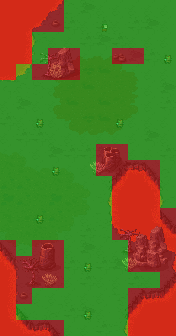

Tiled map render using the project's own tile images. Description and the whole map definition, tile-layer contents included, below:
An orthogonal 11x21 tile map with 16x16 px tiles, 9 tile layers (Tile Layer 4, Tile Layer 5, Tile Layer 6, Tile Layer 7, ...).

<map version="1.5" tiledversion="2021.02.15" orientation="orthogonal" renderorder="left-down" width="11" height="21" tilewidth="16" tileheight="16" infinite="0" nextlayerid="16" nextobjectid="1">
 <tileset firstgid="1" source="../world_tiles/tileset.tsx" />
 <layer id="10" name="Tile Layer 4" width="11" height="21">
  <data encoding="csv">
12612,12101,12102,12715,12716,12809,12809,12809,12809,12809,12809,
12612,12201,12202,12815,12816,12809,12809,12809,12809,12809,12809,
12612,12301,12302,12809,12809,12809,12809,12809,12809,12809,12809,
12614,12615,12616,12809,12809,12809,12809,12809,12809,12809,12809,
12714,12715,12716,12809,12809,12809,12809,12809,12809,12809,12809,
12814,12815,12816,12809,12809,12809,12809,12809,12809,12809,12809,
12809,12809,12809,12809,12809,12809,12809,12809,12809,12809,12809,
12809,12809,12809,12809,12809,12809,12809,12809,12809,12809,12809,
12809,12809,12809,12809,12809,12809,12809,12809,12809,12809,12809,
12809,12809,12809,12809,12809,12809,12809,12809,12809,12809,12809,
12809,12809,12809,12809,12809,12809,12109,12110,12114,12115,12116,
12809,12809,12809,12809,12809,12809,12209,12210,12214,12215,12216,
12809,12809,12809,12809,12809,12809,12309,12310,12612,12315,12316,
12809,12809,12809,12809,12809,12809,12609,12610,12611,12701,12702,
12809,12809,12809,12809,12809,12809,12709,12710,12711,12104,12802,
12115,12116,12809,12809,12809,12809,12809,12810,12811,12204,12207,
12215,12216,12809,12809,12809,12809,12809,12809,12809,12809,12307,
12601,12602,12809,12809,12809,12809,12809,12809,12809,12809,12707,
12601,12602,12809,12809,12809,12809,12809,12109,12110,12111,12807,
12701,12702,12703,12116,12809,12809,12809,12209,12210,12211,12612,
12801,12802,12803,12702,12809,12809,12809,12309,12310,12612,12612
</data>
 </layer>
 <layer id="11" name="Tile Layer 5" width="11" height="21">
  <data encoding="csv">
0,0,0,0,0,12828,0,0,0,0,0,
0,0,0,0,12927,0,12927,0,12927,12828,0,
0,0,0,0,0,12927,12828,12927,0,0,0,
0,0,0,12750,12751,12752,12753,12754,12828,12927,0,
0,0,0,12850,12851,13027,13230,12854,12855,0,0,
0,0,0,12950,12951,13230,12953,12954,12955,0,12828,
0,12828,0,13050,13230,13052,13230,13054,13055,0,12927,
12927,0,0,13150,13151,13027,13230,13154,13155,0,0,
0,12927,12927,13250,13251,13252,13253,13254,13255,12828,0,
13353,13354,0,12828,12927,12927,12828,0,0,0,12927,
13453,13454,13352,13353,13354,13355,12927,0,0,0,0,
13428,13428,13452,13453,13454,13455,0,0,0,0,0,
13528,13428,13552,13528,13554,13555,0,0,0,0,0,
13651,13652,13428,13428,13754,13755,0,0,0,0,0,
13751,13752,13753,13754,13755,12927,0,0,0,0,0,
13851,13852,13853,13854,13855,12828,0,0,0,0,0,
0,0,0,0,12927,0,12927,12828,0,12828,0,
0,0,12828,12927,0,12927,0,0,12927,0,0,
0,0,0,0,0,0,0,0,0,0,0,
0,0,0,0,12927,12828,0,0,0,0,0,
0,0,0,0,0,0,12927,0,0,0,0
</data>
 </layer>
 <layer id="12" name="Tile Layer 6" width="11" height="21">
  <data encoding="csv">
0,0,0,0,0,0,0,0,0,0,0,
0,0,0,0,0,0,0,0,0,0,0,
0,0,0,0,0,0,0,0,0,0,0,
0,0,0,0,0,0,0,0,0,0,0,
0,0,0,0,0,0,0,0,0,0,0,
0,0,0,0,0,0,0,0,0,0,0,
0,0,0,0,0,0,0,0,0,0,0,
0,0,0,0,0,0,0,0,0,0,0,
0,0,0,0,0,0,0,0,0,0,0,
0,0,0,0,0,0,0,0,0,0,0,
0,0,0,0,0,0,0,0,0,0,0,
0,0,0,0,0,0,0,0,0,0,0,
0,0,0,0,0,0,0,0,0,0,0,
0,0,0,0,0,0,0,0,0,0,0,
0,0,0,0,0,0,0,0,0,0,0,
0,0,0,0,0,0,0,0,0,0,0,
0,0,0,0,0,0,0,0,0,0,0,
0,0,0,0,0,0,0,0,0,0,0,
0,0,0,0,0,0,0,0,0,0,0,
0,0,0,0,0,0,0,0,0,0,0,
0,0,0,0,0,0,0,0,0,0,0
</data>
 </layer>
 <layer id="13" name="Tile Layer 7" width="11" height="21">
  <data encoding="csv">
0,0,0,0,0,0,0,0,0,0,0,
0,0,0,0,0,0,0,0,0,0,0,
0,0,0,12370,12371,0,0,0,0,0,0,
0,0,0,12470,12471,0,0,0,0,0,0,
0,0,0,12570,12571,0,0,0,0,0,0,
0,0,0,0,0,0,0,0,0,0,0,
0,0,0,0,0,0,0,0,0,0,0,
0,0,0,0,0,0,0,0,0,0,0,
0,0,0,0,0,0,0,0,0,0,0,
0,0,0,0,0,0,12359,12360,0,0,0,
0,0,0,0,0,0,12459,12460,0,0,0,
0,0,0,0,0,0,0,0,0,0,0,
0,0,0,0,0,0,0,0,0,0,0,
0,0,0,0,0,0,0,0,0,0,0,
0,0,0,0,0,0,0,0,12372,12373,12374,
0,0,12159,12160,0,0,0,0,12472,12473,12474,
0,0,12259,12260,0,0,0,0,12572,12573,12574,
0,0,0,0,0,0,0,0,0,0,0,
0,0,0,0,0,0,0,0,0,0,0,
0,0,0,0,0,0,0,0,0,0,0,
0,0,0,0,0,0,0,0,0,0,0
</data>
 </layer>
 <layer id="14" name="Tile Layer 8" width="11" height="21">
  <data encoding="csv">
0,0,0,0,0,0,0,0,0,0,0,
0,0,0,0,0,0,0,0,0,0,0,
0,0,0,0,0,0,0,0,0,0,0,
0,0,12961,12962,0,0,0,0,0,0,0,
0,0,13061,13062,0,0,0,0,0,0,0,
0,0,0,0,0,0,0,0,0,0,0,
0,0,0,0,0,0,0,0,0,0,0,
0,0,0,0,0,0,0,0,0,0,0,
0,0,0,0,0,0,0,0,0,0,0,
0,0,0,0,0,0,0,0,0,0,0,
0,0,0,0,0,0,0,0,0,0,0,
0,0,0,0,0,0,0,0,0,0,0,
0,0,0,0,0,0,0,0,0,0,0,
0,0,0,0,0,0,0,0,0,0,0,
0,0,0,0,0,0,0,12961,12962,0,0,
0,0,0,0,0,0,0,13061,13062,0,0,
0,12959,12960,0,0,0,0,0,0,0,0,
0,13059,13060,0,0,0,0,0,0,0,0,
0,0,0,0,0,0,0,0,0,0,0,
0,0,0,0,0,0,0,0,0,0,0,
0,0,0,0,0,0,0,0,0,0,0
</data>
 </layer>
 <layer id="15" name="Tile Layer 9" width="11" height="21">
  <data encoding="csv">
0,0,0,0,0,0,0,0,0,0,0,
0,0,0,0,0,0,0,0,0,0,0,
0,0,0,0,0,0,0,0,0,0,0,
0,0,0,0,0,0,0,0,0,0,0,
0,0,0,13561,0,0,0,0,0,0,0,
0,0,0,0,0,0,0,0,0,0,0,
0,0,0,0,0,0,0,0,0,0,0,
0,0,0,0,0,0,0,0,0,0,0,
0,0,0,0,0,0,0,0,0,0,0,
0,0,0,0,0,0,0,0,0,0,0,
0,0,0,0,0,13464,13465,0,0,0,0,
0,0,0,0,0,0,0,0,0,0,0,
0,0,0,0,0,0,0,0,0,0,0,
0,0,0,0,0,0,0,0,0,0,0,
0,0,0,0,0,0,0,0,0,0,0,
0,0,0,0,0,0,0,0,0,0,0,
0,0,0,0,0,0,0,13564,13565,0,0,
0,0,13564,13565,0,0,0,0,0,0,0,
0,0,0,0,0,0,0,0,0,0,0,
0,0,0,0,0,0,0,0,0,0,0,
0,0,0,0,0,0,0,0,0,0,0
</data>
 </layer>
 <layer id="7" name="anim" width="11" height="21">
  <data encoding="csv">
0,0,0,0,0,0,0,0,0,0,0,
0,0,0,15528,0,0,0,0,0,0,0,
0,0,0,0,0,0,0,0,0,0,0,
0,0,0,0,0,0,0,15429,0,0,0,
0,0,0,0,0,0,0,0,0,0,0,
0,0,0,0,0,0,0,0,0,0,0,
0,0,0,0,0,0,0,0,0,0,0,
0,0,0,0,0,0,0,0,0,0,0,
0,0,0,0,0,0,0,0,0,0,0,
0,0,0,0,0,0,0,0,0,0,0,
0,0,0,0,0,0,0,0,0,0,0,
0,0,0,0,0,0,0,0,0,0,0,
0,0,0,0,0,0,0,0,0,0,0,
0,0,0,0,0,0,0,0,0,0,0,
0,0,0,0,0,0,0,0,0,0,0,
0,0,0,0,0,0,0,0,0,0,0,
0,0,0,0,0,0,0,0,0,0,0,
0,0,0,0,0,0,0,0,0,0,0,
0,15528,0,0,0,0,0,0,0,0,0,
0,0,0,0,0,0,0,0,0,0,0,
0,0,0,0,0,0,0,0,0,0,0
</data>
 </layer>
 <layer id="8" name="characters" width="11" height="21">
  <data encoding="csv">
0,0,0,0,0,0,0,0,0,0,0,
0,0,0,0,0,0,15506,0,0,0,0,
0,0,0,0,0,0,0,0,0,0,0,
0,0,0,0,0,0,0,0,0,0,15706,
0,0,0,0,0,0,0,0,0,0,0,
0,0,0,0,0,0,0,0,0,0,0,
0,0,0,0,0,0,0,0,0,0,0,
0,0,15706,0,0,0,0,15706,0,0,0,
0,0,0,0,0,0,0,0,0,0,0,
0,0,0,0,0,0,0,0,0,0,0,
0,0,0,15706,0,0,0,0,0,0,0,
0,0,0,0,0,0,0,0,0,0,0,
0,0,0,0,0,0,0,0,0,0,0,
0,0,15706,0,0,0,0,0,0,0,0,
0,0,0,0,0,0,0,0,0,0,0,
0,0,0,0,0,0,0,0,0,0,0,
0,0,0,0,0,15706,0,0,0,0,0,
0,0,0,0,0,0,0,0,0,0,0,
0,0,0,0,0,0,0,0,0,0,0,
0,0,0,0,0,15706,0,0,0,0,0,
0,0,0,0,0,0,0,0,0,0,0
</data>
 </layer>
 <layer id="9" name="walkable" width="11" height="21">
  <data encoding="csv">
15437,15437,15437,15437,15537,15537,15537,15537,15537,15537,15537,
15437,15437,15437,15437,15537,15537,15537,15537,15537,15537,15537,
15437,15437,15537,15537,15537,15537,15537,15537,15537,15537,15537,
15437,15437,15537,15437,15437,15537,15537,15437,15437,15537,15537,
15437,15537,15437,15437,15437,15537,15537,15537,15537,15537,15537,
15537,15537,15537,15537,15537,15537,15537,15537,15537,15537,15537,
15537,15537,15537,15537,15537,15537,15537,15537,15537,15537,15537,
15537,15537,15537,15537,15537,15537,15537,15537,15537,15537,15537,
15537,15537,15537,15537,15537,15537,15537,15537,15537,15537,15537,
15537,15537,15537,15537,15537,15537,15437,15437,15537,15537,15537,
15537,15537,15537,15537,15537,15537,15437,15437,15437,15437,15537,
15537,15537,15537,15537,15537,15537,15537,15437,15437,15437,15537,
15537,15537,15537,15537,15537,15537,15537,15437,15437,15437,15537,
15537,15537,15537,15537,15537,15537,15537,15437,15437,15437,15437,
15537,15537,15537,15537,15537,15537,15537,15437,15437,15437,15437,
15437,15537,15437,15437,15537,15537,15537,15537,15437,15437,15437,
15437,15437,15437,15437,15537,15537,15537,15537,15437,15437,15437,
15437,15437,15437,15437,15537,15537,15537,15537,15537,15537,15437,
15437,15437,15537,15537,15537,15537,15537,15537,15437,15437,15437,
15437,15537,15537,15537,15537,15537,15537,15537,15437,15437,15437,
15437,15437,15437,15437,15537,15537,15537,15537,15437,15437,15437
</data>
 </layer>
</map>
